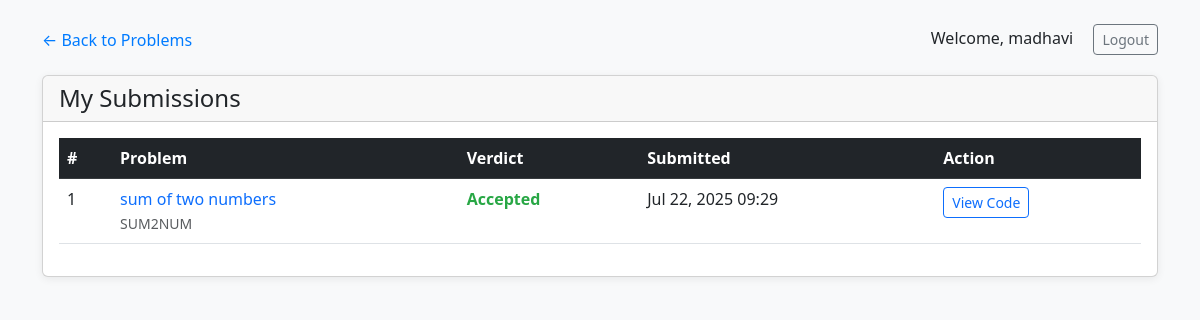
Page /submissions/ (signed in) on the earlier database version.
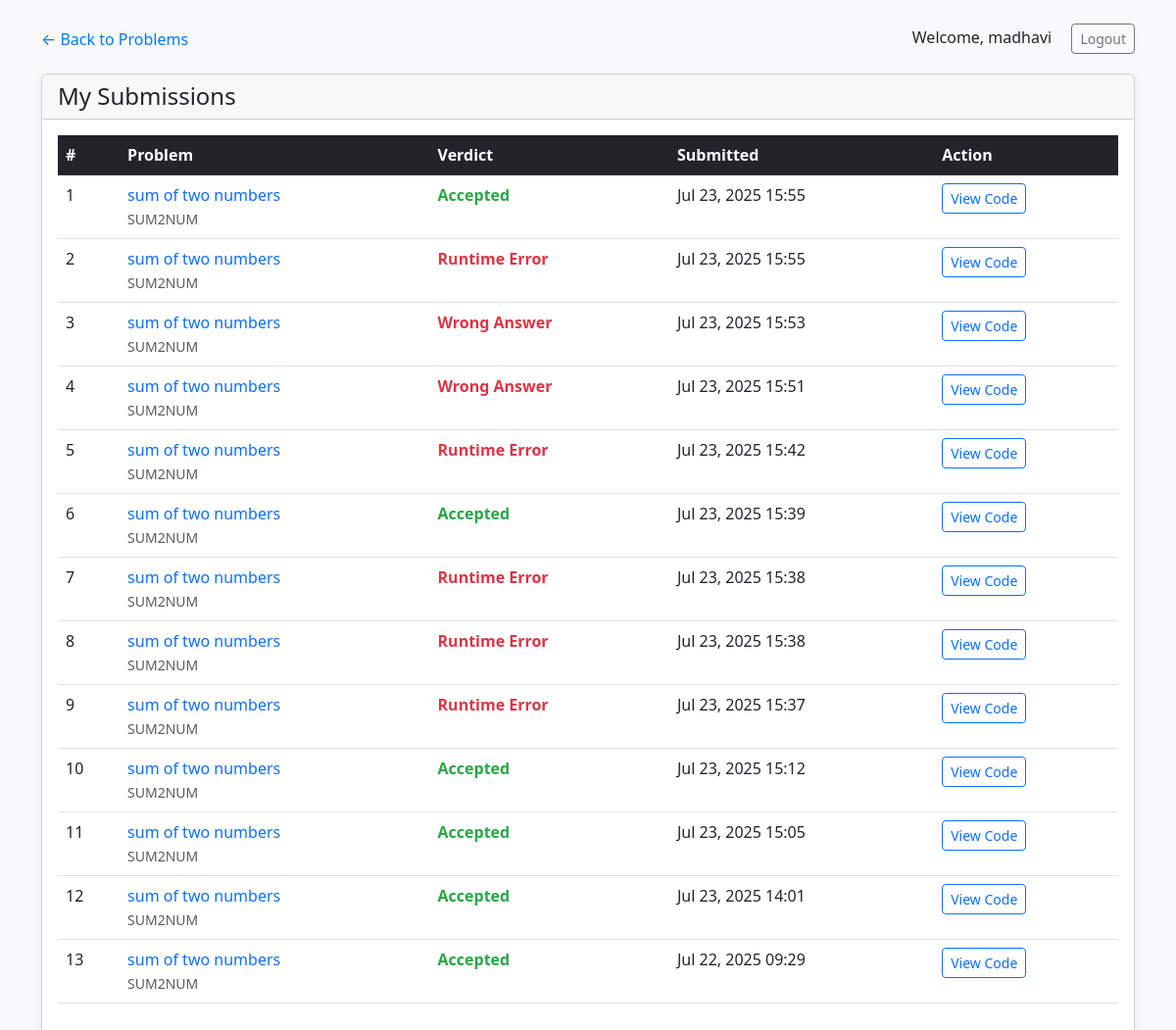
Same page on the later database version.
### core/models.py (models this page shows, shortened)
class Submission(models.Model):
    VERDICTS = (('AC','Accepted'),('WA','Wrong Answer'),('TLE','Time Limit Exceeded'),('RE','Runtime Error'),('CE','Compilation Error'))
    problem = models.ForeignKey(Problem, on_delete=models.CASCADE)
    user = models.ForeignKey(User, on_delete=models.CASCADE)
    code_text = models.TextField()
    verdict = models.CharField(max_length=3,choices=VERDICTS)
    submitted = models.DateTimeField(auto_now_add=True)
    class Meta:
        ordering = ['-submitted']
        indexes = [
            models.Index(fields=['user', 'problem']),
            models.Index(fields=['user', '-submitted']),
            models.Index(fields=['problem', '-submitted']),
        ]

class Problem(models.Model):
    DIFFICULTY = (('E','Easy'),('M','Medium'),('H','Hard'))
    name = models.CharField(max_length=100)
    short_code = models.CharField(max_length=40,unique=True)
    statement = models.TextField()
    difficulty = models.CharField(max_length=1,choices=DIFFICULTY)

### core/views.py (the view)
# urls.py: path('submissions/', submissions_list, name='submissions_list'),
@login_required
def submissions_list(request):
    user_submissions = Submission.objects.filter(
        user=request.user
    ).select_related('problem').order_by('-submitted')
    verdict_filter = request.GET.get('verdict')
    if verdict_filter:
        user_submissions = user_submissions.filter(verdict=verdict_filter)
    context = {
        'submissions': user_submissions[:50],  # Limit to 50 recent submissions
        'verdict_filter': verdict_filter,
    }
    return render(request, 'submissions.html', context)

### core/templates/submissions.html (shortened to what this page needs)
{% load static %}
<!DOCTYPE html>
<html lang="en">
<head>
    <link href="https://cdn.jsdelivr.net/npm/bootstrap@5.3.0/dist/css/bootstrap.min.css" rel="stylesheet">
</head>
<body>
<div class="container">
    <div class="d-flex justify-content-between align-items-center mt-4 mb-3">
        <a href="/problems/" class="back-link">&larr; Back to Problems</a>
        <div>
            <span class="me-3">Welcome, {{ user.username }}</span>
            <a href="/auth/logout/" class="btn btn-outline-secondary btn-sm">Logout</a>
        </div>
    </div>
    <div class="card">
        <div class="card-header">
            <h4 class="mb-0">My Submissions</h4>
        </div>
        <div class="card-body">
            {% if submissions %}
            <div class="table-responsive">
                <table class="table table-hover">
                    <thead class="table-dark">
                        <tr>
                            <th>#</th>
                            <th>Problem</th>
                            <th>Verdict</th>
                            <th>Submitted</th>
                            <th>Action</th>
                        </tr>
                    </thead>
                    <tbody>
                        {% for submission in submissions %}
                        <tr>
                            <td>{{ forloop.counter }}</td>
                            <td>
                                <a href="/problem/{{ submission.problem.short_code }}/" class="text-decoration-none">
                                    {{ submission.problem.name }}
                                </a>
                                <br>
                                <small class="text-muted">{{ submission.problem.short_code }}</small>
                            </td>
                            <td>
                                <span class="verdict-{{ submission.verdict }}">
                                    {{ submission.get_verdict_display }}
                                </span>
                            </td>
                            <td>{{ submission.submitted|date:"M d, Y H:i" }}</td>
                            <td>
                                <button class="btn btn-sm btn-outline-primary"
                                        onclick="showSubmissionCode('{{ submission.code_text|escapejs }}')">
                                    View Code
                                </button>
                            </td>
                        </tr>
                        {% endfor %}
                    </tbody>
                </table>
            </div>
            {% else %}
            <div class="text-center text-muted py-5">
                <h5>No submissions yet</h5>
                <p>Start solving problems to see your submissions here.</p>
                <a href="/problems/" class="btn btn-primary">Browse Problems</a>
            </div>
            {% endif %}
        </div>
    </div>
</div>
</body>
</html>

### core/templates/submissions.html (style rules this page uses)
body { background: #f8f9fa; }
.card { margin-top: 20px; box-shadow: 0 2px 8px rgba(0,0,0,0.07); }
.verdict-AC { color: #28a745; font-weight: bold; }
.verdict-WA { color: #dc3545; font-weight: bold; }
.verdict-RE { color: #dc3545; font-weight: bold; }
.back-link { text-decoration: none; color: #007bff; }

Differences in the rows shown:
added Submission: problem.name "sum of two numbers", problem.short_code "SUM2NUM", verdict "Accepted", submitted "Jul 23, 2025 15:55"
added Submission: problem.name "sum of two numbers", problem.short_code "SUM2NUM", verdict "Runtime Error", submitted "Jul 23, 2025 15:55"
added Submission: problem.name "sum of two numbers", problem.short_code "SUM2NUM", verdict "Wrong Answer", submitted "Jul 23, 2025 15:53"
added Submission: problem.name "sum of two numbers", problem.short_code "SUM2NUM", verdict "Wrong Answer", submitted "Jul 23, 2025 15:51"
added Submission: problem.name "sum of two numbers", problem.short_code "SUM2NUM", verdict "Runtime Error", submitted "Jul 23, 2025 15:42"
added Submission: problem.name "sum of two numbers", problem.short_code "SUM2NUM", verdict "Accepted", submitted "Jul 23, 2025 15:39"
added Submission: problem.name "sum of two numbers", problem.short_code "SUM2NUM", verdict "Runtime Error", submitted "Jul 23, 2025 15:38"
added Submission: problem.name "sum of two numbers", problem.short_code "SUM2NUM", verdict "Runtime Error", submitted "Jul 23, 2025 15:38"
added Submission: problem.name "sum of two numbers", problem.short_code "SUM2NUM", verdict "Runtime Error", submitted "Jul 23, 2025 15:37"
added Submission: problem.name "sum of two numbers", problem.short_code "SUM2NUM", verdict "Accepted", submitted "Jul 23, 2025 15:12"
added Submission: problem.name "sum of two numbers", problem.short_code "SUM2NUM", verdict "Accepted", submitted "Jul 23, 2025 15:05"
added Submission: problem.name "sum of two numbers", problem.short_code "SUM2NUM", verdict "Accepted", submitted "Jul 23, 2025 14:01"
